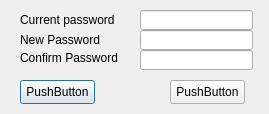
<?xml version="1.0" encoding="UTF-8"?>
<ui version="4.0">
 <class>SetPassword</class>
 <widget class="QDialog" name="SetPassword">
  <property name="geometry">
   <rect>
    <x>0</x>
    <y>0</y>
    <width>269</width>
    <height>114</height>
   </rect>
  </property>
  <property name="minimumSize">
   <size>
    <width>269</width>
    <height>114</height>
   </size>
  </property>
  <property name="maximumSize">
   <size>
    <width>269</width>
    <height>114</height>
   </size>
  </property>
  <property name="windowTitle">
   <string>SetPassword</string>
  </property>
  <widget class="QPushButton" name="pushButton">
   <property name="geometry">
    <rect>
     <x>20</x>
     <y>80</y>
     <width>75</width>
     <height>24</height>
    </rect>
   </property>
   <property name="text">
    <string>PushButton</string>
   </property>
  </widget>
  <widget class="QPushButton" name="pushButton_2">
   <property name="geometry">
    <rect>
     <x>170</x>
     <y>80</y>
     <width>75</width>
     <height>24</height>
    </rect>
   </property>
   <property name="text">
    <string>PushButton</string>
   </property>
  </widget>
  <widget class="QLineEdit" name="lineEdit">
   <property name="geometry">
    <rect>
     <x>140</x>
     <y>10</y>
     <width>113</width>
     <height>20</height>
    </rect>
   </property>
  </widget>
  <widget class="QLineEdit" name="lineEdit_2">
   <property name="geometry">
    <rect>
     <x>140</x>
     <y>30</y>
     <width>113</width>
     <height>20</height>
    </rect>
   </property>
  </widget>
  <widget class="QLineEdit" name="lineEdit_3">
   <property name="geometry">
    <rect>
     <x>140</x>
     <y>50</y>
     <width>113</width>
     <height>20</height>
    </rect>
   </property>
  </widget>
  <widget class="QLabel" name="label">
   <property name="geometry">
    <rect>
     <x>20</x>
     <y>10</y>
     <width>101</width>
     <height>20</height>
    </rect>
   </property>
   <property name="text">
    <string>Current password</string>
   </property>
  </widget>
  <widget class="QLabel" name="label_2">
   <property name="geometry">
    <rect>
     <x>20</x>
     <y>30</y>
     <width>101</width>
     <height>20</height>
    </rect>
   </property>
   <property name="text">
    <string>New Password</string>
   </property>
  </widget>
  <widget class="QLabel" name="label_3">
   <property name="geometry">
    <rect>
     <x>20</x>
     <y>50</y>
     <width>111</width>
     <height>16</height>
    </rect>
   </property>
   <property name="text">
    <string>Confirm Password</string>
   </property>
  </widget>
 </widget>
 <layoutdefault spacing="6" margin="11"/>
 <resources/>
 <connections/>
</ui>
